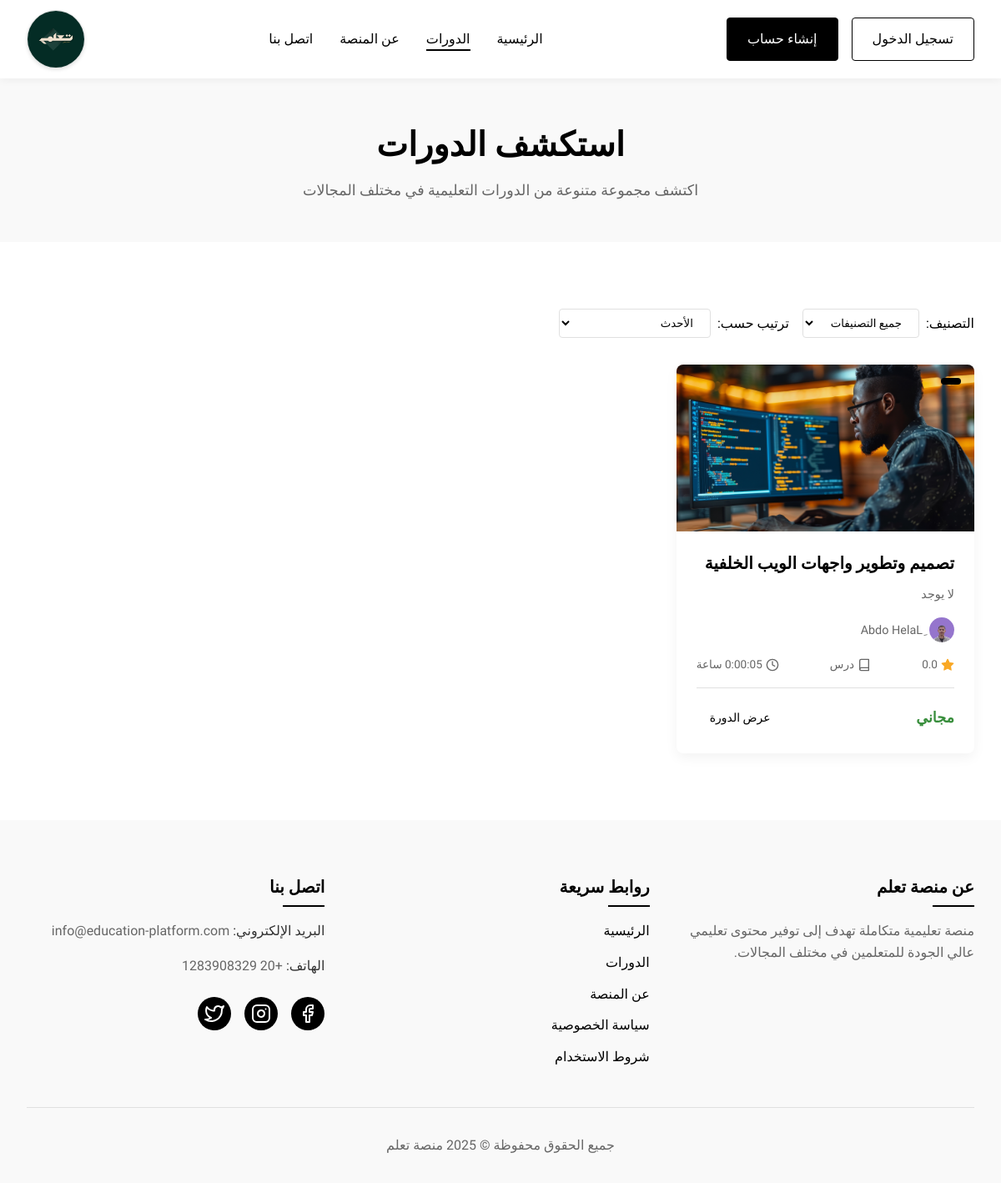
The app's page /courses/, older data.
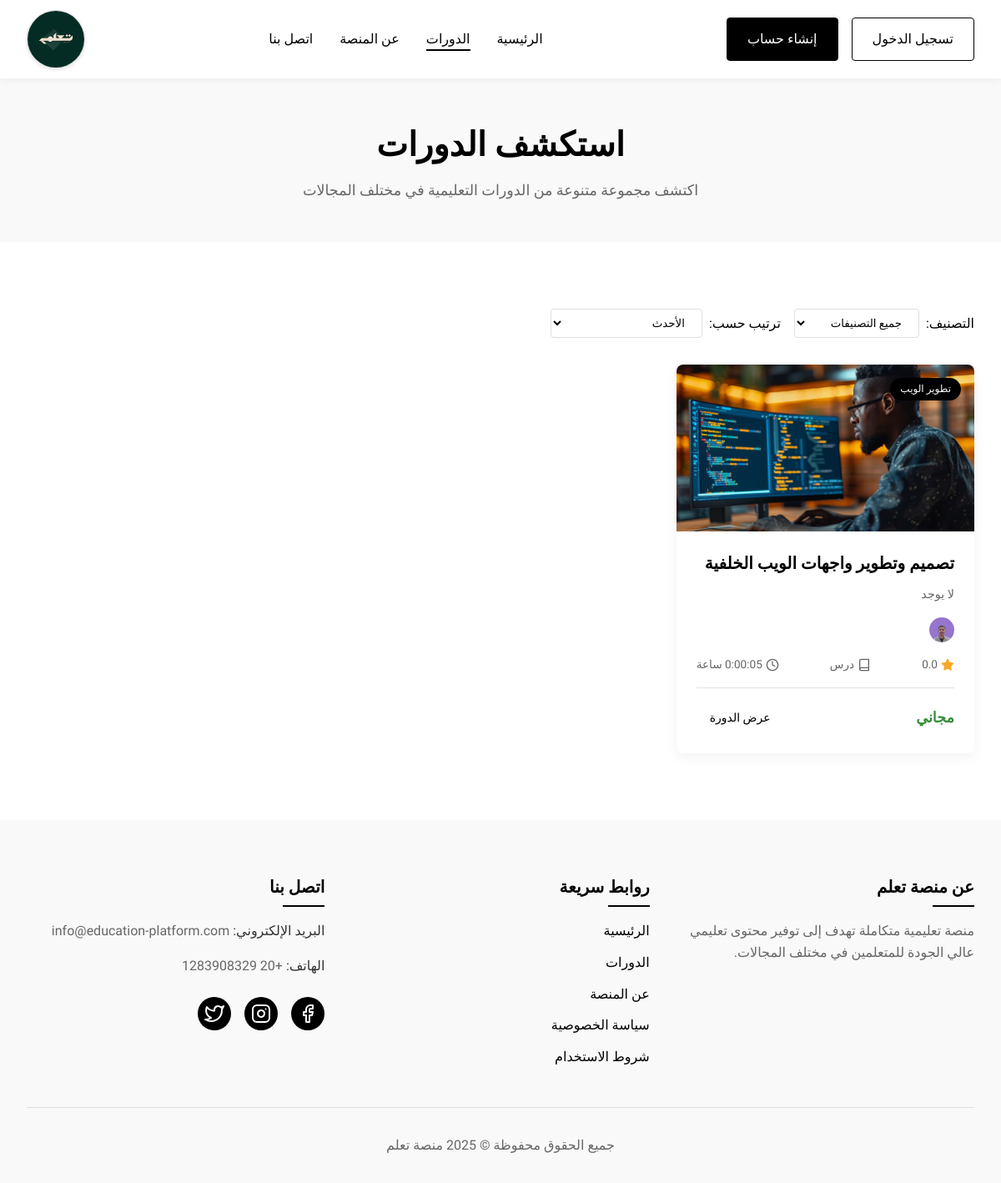
The same page, newer data.
### core/models.py (models this page shows, shortened)
class Course(models.Model):
    title = models.CharField(max_length=200)
    description = models.TextField()
    instructor = models.ForeignKey(User, on_delete=models.CASCADE, related_name='courses')
    created_at = models.DateTimeField(auto_now_add=True)
    updated_at = models.DateTimeField(auto_now=True)
    students = models.ManyToManyField(User, related_name='enrolled_courses', blank=True)
    image = models.ImageField(upload_to='course_images/', blank=True, null=True)
    total_duration = models.DurationField(default=timedelta(seconds=0))
    price = models.DecimalField(max_digits=10, decimal_places=2, default=0.00)
    average_rating = models.FloatField(default=0.0)
    category = models.ForeignKey(Category, on_delete=models.CASCADE, related_name='courses', blank=True, null=True)

class User(AbstractUser):
    role = models.CharField(max_length=50, choices=[('student', 'Student'), ('teacher', 'Teacher')], default='student')
    Profile = models.OneToOneField('Profile', on_delete=models.CASCADE, blank=True, null=True, related_name='user_profile')

class Profile(models.Model):
    user = models.OneToOneField(User, on_delete=models.CASCADE)
    full_name = models.CharField(max_length=100)
    bio = models.TextField(blank=True)
    profile_picture = models.ImageField(upload_to='profile_pictures/', blank=True, null=True)
    date_of_birth = models.DateField(null=True, blank=True)

class Category(models.Model):
    name = models.CharField(max_length=100)

### core/views.py (the view)
# urls.py: path('courses/', views.courses_view, name='courses'),
def courses_view(request):
    categories = Category.objects.all()
    selected_category = request.GET.get('category')
    sort = request.GET.get('sort', 'newest')
    courses = Course.objects.all()
    if selected_category:
        courses = courses.filter(category_id=selected_category)
    if sort == "popular":
        courses = courses.order_by('-students__count')
    elif sort == "rating":
        courses = courses.order_by('-average_rating')
    elif sort == "price_low":
        courses = courses.order_by('price')
    elif sort == "price_high":
        courses = courses.order_by('-price')
    else:  # newest
        courses = courses.order_by('-created_at')
    from django.core.paginator import Paginator
    paginator = Paginator(courses, 12)
    page_number = request.GET.get('page')
    courses_page = paginator.get_page(page_number)
    context = {
        'courses': courses_page,
        'categories': categories,
        'selected_category': selected_category,
        'sort': sort,
    }
    return render(request, 'core/courses.html', context)

### templates/core/courses.html (shortened to what the changed rows need)
{% extends 'core/base.html' %}
{% block content %}
<section class="page-header">
    <div class="container">
        <h1>استكشف الدورات</h1>
    </div>
</section>
<section class="courses-section">
    <div class="container">
        <div class="courses-grid">
            {% for course in courses %}
            <div class="course-card">
                <div class="course-image">
                    <img src="{{ course.image.url }}" alt="{{ course.title }}">
                    <div class="course-category">{{ course.category.name }}</div>
                </div>
                <div class="course-content">
                    <h3 class="course-title">{{ course.title }}</h3>
                    <p class="course-description">{{ course.description}}</p>
                    <div class="course-instructor">
                        <img src="{{ course.instructor.profile.profile_picture.url }}" alt="">
                        <span>{{ course.instructor.get_full_name }}</span>
                    </div>
                    <div class="course-info">
                        <div class="course-rating">
                            <svg xmlns="http://www.w3.org/2000/svg" width="16" height="16" viewBox="0 0 24 24" fill="currentColor" stroke="currentColor" stroke-width="2" stroke-linecap="round" stroke-linejoin="round"><polygon points="12 2 15.09 8.26 22 9.27 17 14.14 18.18 21.02 12 17.77 5.82 21.02 7 14.14 2 9.27 8.91 8.26 12 2"></polygon></svg>
                            <span>{{ course.average_rating|floatformat:1 }}</span>
                        </div>
                        <div class="course-lessons">
                            <svg xmlns="http://www.w3.org/2000/svg" width="16" height="16" viewBox="0 0 24 24" fill="none" stroke="currentColor" stroke-width="2" stroke-linecap="round" stroke-linejoin="round"><path d="M4 19.5A2.5 2.5 0 0 1 6.5 17H20"></path><path d="M6.5 2H20v20H6.5A2.5 2.5 0 0 1 4 19.5v-15A2.5 2.5 0 0 1 6.5 2z"></path></svg>
                            <span>{{ course.lessons_count }} درس</span>
                        </div>
                        <div class="course-duration">
                            <svg xmlns="http://www.w3.org/2000/svg" width="16" height="16" viewBox="0 0 24 24" fill="none" stroke="currentColor" stroke-width="2" stroke-linecap="round" stroke-linejoin="round"><circle cx="12" cy="12" r="10"></circle><polyline points="12 6 12 12 16 14"></polyline></svg>
                            <span>{{ course.total_duration }} ساعة</span>
                        </div>
                    </div>
                    <div class="course-footer">
                        <div class="course-price">
                            {% if course.price == 0 %}
                            <span class="free">مجاني</span>
                            {% else %}
                            <span>{{ course.price }} جنيه</span>
                            {% endif %}
                        </div>
                        <a href="{% url 'course_detail' course_id=course.id %}" class="btn btn-sm">عرض الدورة</a>
                    </div>
                </div>
            </div>
            {% empty %}
            <div class="no-courses">
                <p>لا توجد دورات متاحة حالياً</p>
            </div>
            {% endfor %}
        </div>
    </div>
</section>
{% endblock %}

Row changes from the older to the newer data that the page shows:
changed Course "تصميم وتطوير واجهات الويب الخلفية": category.name (not shown) → "تطوير الويب"; instructor.get_full_name "ِAbdo HelaL" → (not shown)
